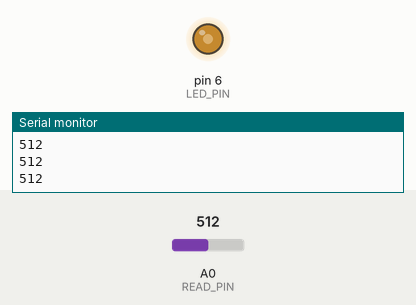
A sketch run on a simulated Arduino Uno, built with avr-gcc and run on an emulated ATmega328P. Parts: output pins drawn as LEDs (lit = HIGH), the last lines printed to the serial monitor. The test bench sets the inputs (shaded band); at power-on: A0 (READ_PIN) = 512.

Above: at 1.2 s.
1.3 s: A0 (READ_PIN) set to 306
At 1.7 s:
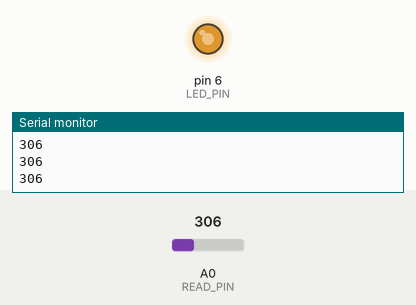
2.8 s: A0 (READ_PIN) set to 122
At 4.0 s:
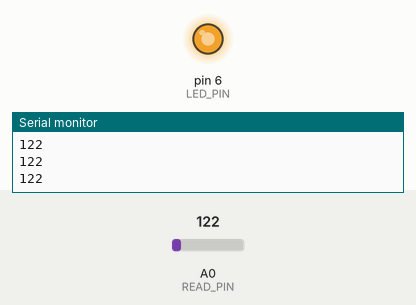
4.3 s: A0 (READ_PIN) set to 900
At 5.3 s:
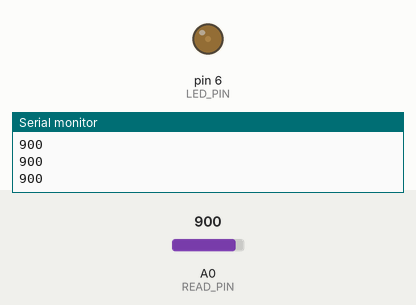
5.8 s: A0 (READ_PIN) set to 1023
At 6.5 s:
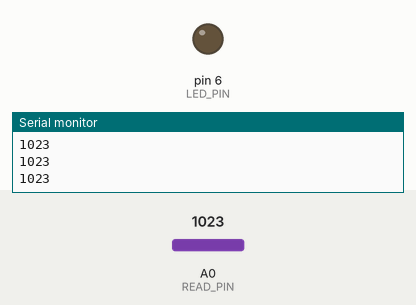
7.3 s: A0 (READ_PIN) set to 511
At 8.7 s:
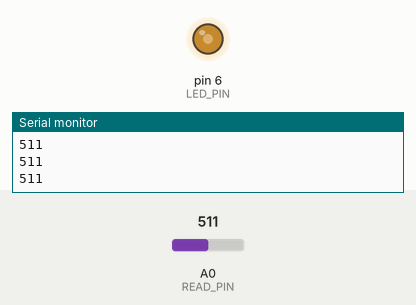
Timing chart, 0 to 9.8 s (numbered marks = the images above; inputs shaded):
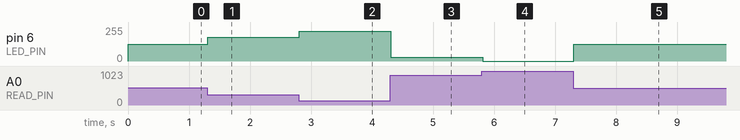

Measured:
- after the input at 1.3 s, pin 6 (LED_PIN): 127/255 → 178/255 at once
- after the input at 2.8 s, pin 6 (LED_PIN): 178/255 → 224/255 at once
- after the input at 4.3 s, pin 6 (LED_PIN): 224/255 → 30/255 at once
- after the input at 5.8 s, pin 6 (LED_PIN): 30/255 → 0/255 at once
- after the input at 7.3 s, pin 6 (LED_PIN): 0/255 → 127/255 at once

The sketch:

114-light-sensor.ino
```cpp
const int READ_PIN = A0, LED_PIN = 6;
int readValue = 0;

void setup() {
  Serial.begin(9600);
  pinMode(READ_PIN, INPUT);
  pinMode(LED_PIN, OUTPUT);
}

void loop() {
  readValue = analogRead(READ_PIN);
  Serial.println(readValue);
  analogWrite(LED_PIN, map(readValue, 1023, 0, 0, 255));
}
```
